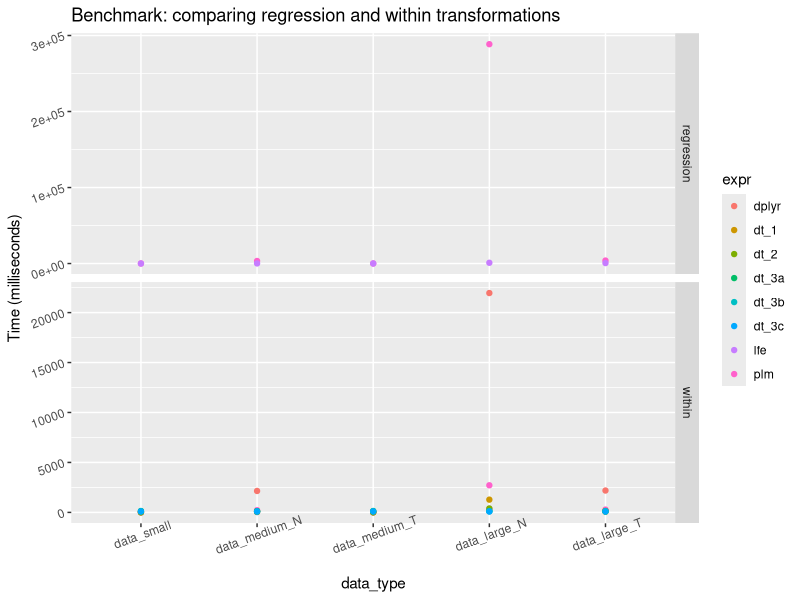
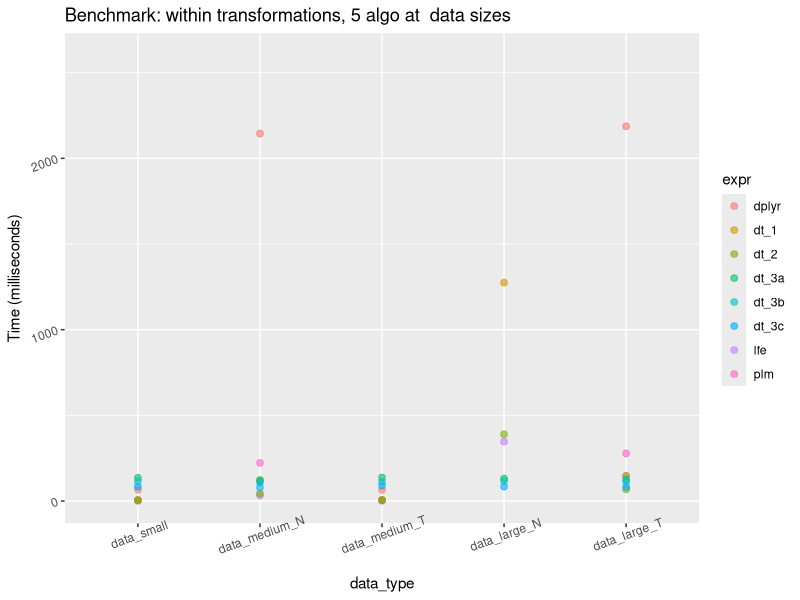
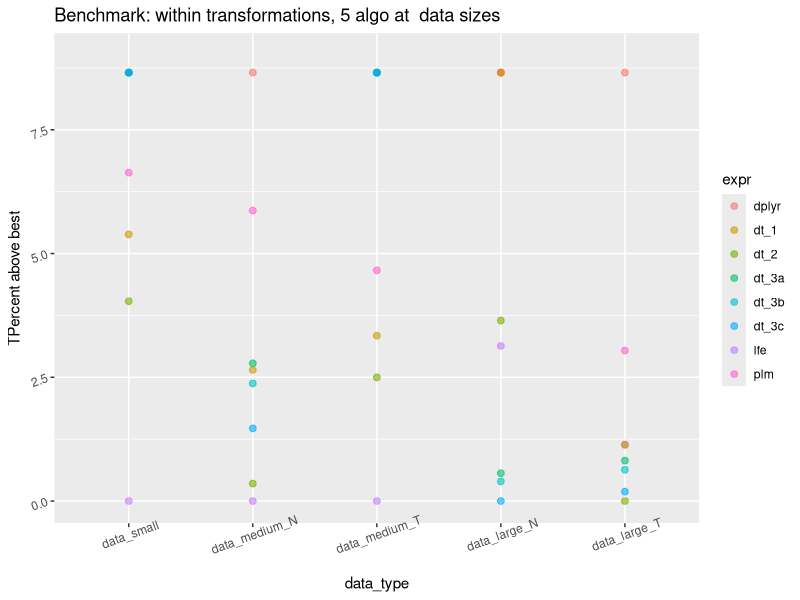
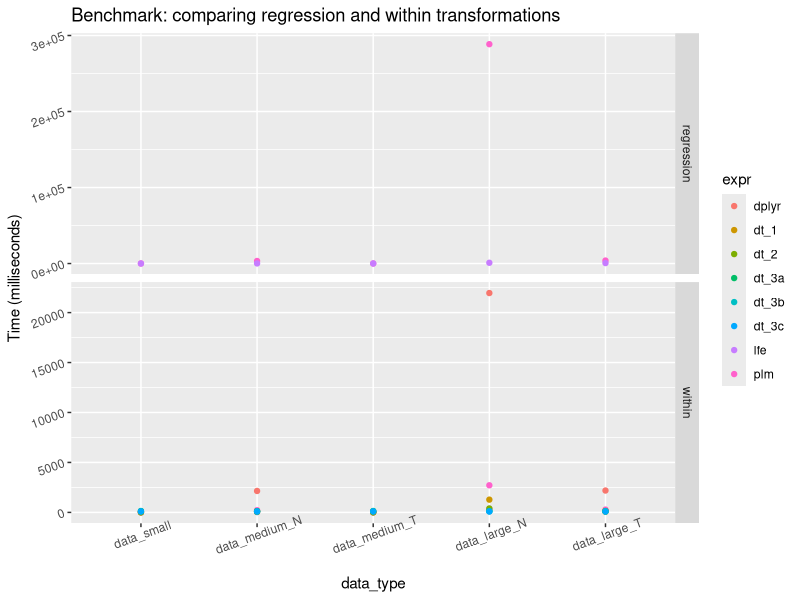
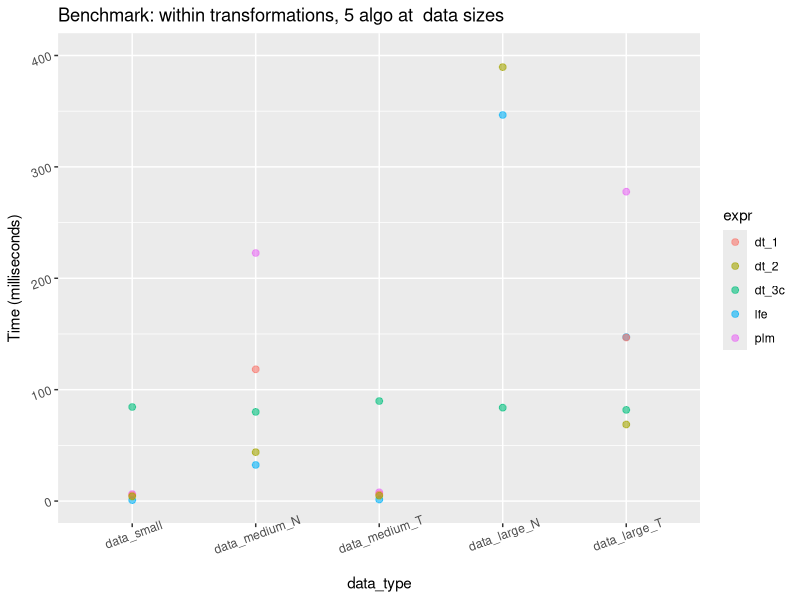
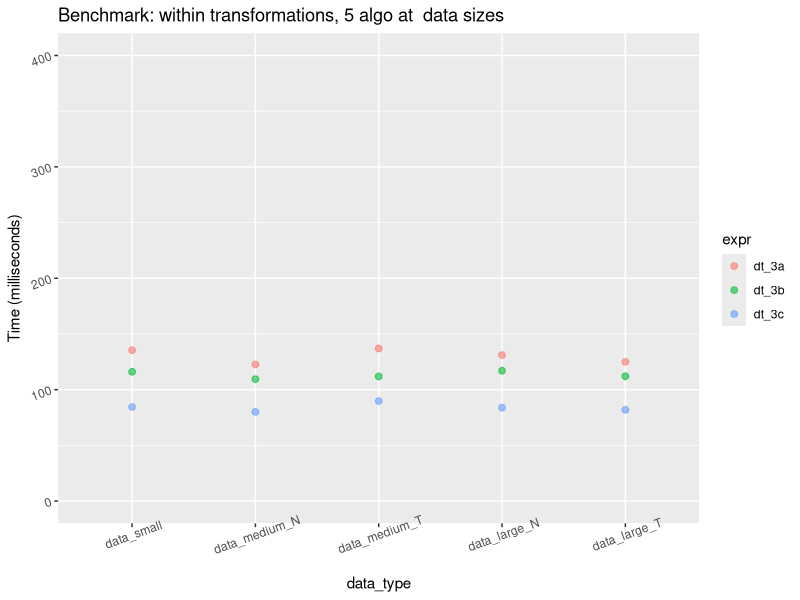
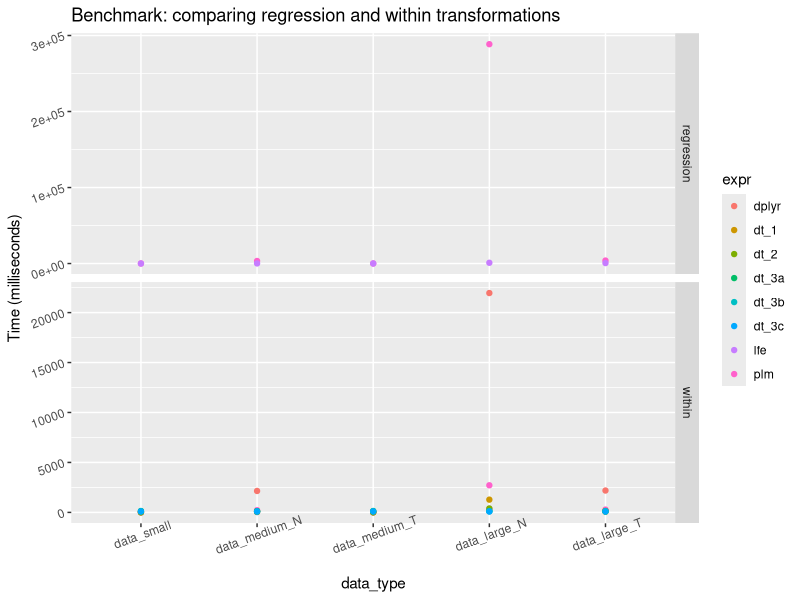
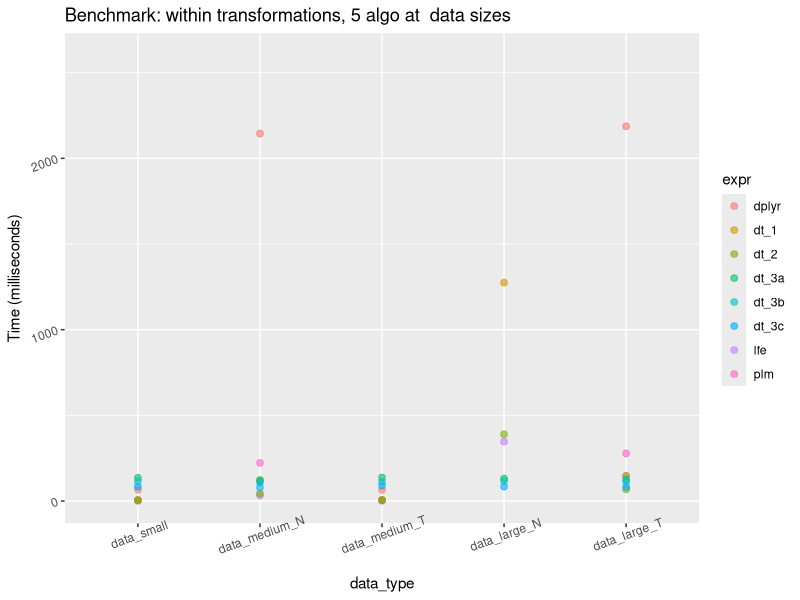

Source code (R) for these figures, in order:
library(tidyverse)

levels <- c("data_small", "data_medium_N", "data_medium_T", "data_large_N", "data_large_T", "data_fat_N", "data_fat_N_fat_T")

bench_df <- read_csv("benchmark_output.csv") %>%
  mutate(data_type = factor(data_type, ordered=TRUE, levels = levels))


## in percentage
bench_df_perc <- bench_df %>%
  group_by(type, data_type) %>%
  mutate(per_min = (mean-min(mean))/min(mean)) %>%
  ungroup()

pl_all <- bench_df %>%
  ggplot(aes(x= data_type, y = mean, colour = expr))+
  geom_point() +
  # ylim(c(0, 200)) +
  facet_grid(type~., scales= "free") +
  ylab("Time (milliseconds)") +
  theme(axis.text = element_text(angle = 20)) +
  ggtitle("Benchmark: comparing regression and within transformations")

pl_all

pl_within <- bench_df %>%
  filter(type == "within") %>%
  ggplot(aes(x= data_type, y = mean, colour = expr))+
  geom_point(alpha=I(.6), size = 2, fill = I("black")) +
  # geom_jitter(width = 0.1, height = 0) +C
  ylab("Time (milliseconds)") +
  ylim(c(0, 2600)) +
  theme(axis.text = element_text(angle = 20)) +
  ggtitle("Benchmark: within transformations, 5 algo at  data sizes")

pl_within

## percentage plot
max_i <- 8
bench_df_perc %>%
  filter(type == "within") %>%
  mutate(per_min =ifelse(per_min < max_i, per_min, max_i +rnorm(1, sd = 0.5))) %>%
  select(data_type, per_min, expr) %>%
  ggplot(aes(x= data_type, y = per_min, colour = expr))+
  geom_point(alpha=I(.6), size = 2, fill = I("black")) +
  # geom_jitter(width = 0.1, height = 0) +C
  ylab("TPercent above best") +
  ylim(c(0, max_i+1)) +
  theme(axis.text = element_text(angle = 20)) +
  ggtitle("Benchmark: within transformations, 5 algo at  data sizes")



pl_all
pl_within %+%
  filter(bench_df, type == "within" & !expr %in% c("dplyr", "dt_3a", "dt_3b")) +
  ylim(c(0, 400))

pl_within %+%
  filter(bench_df, type == "within" & str_detect(expr, "dt_3")) +
  ylim(c(0, 400))


  ggsave(pl_all, filename = "plot_benchmark reg and within.png", height = 4, width = 7)
ggsave(pl_within, filename = "plot_benchmark within.png", height = 4, width = 7)

## numbers
bench_df %>%
  # filter(type =="within") %>%
  group_by(data_type) %>%
  mutate(comp = 100 * (mean - min(mean))/min(mean),
         is_mean  = mean ==min(mean)) %>%
  ungroup() %>%
  filter(expr == "plm" | is_mean)
